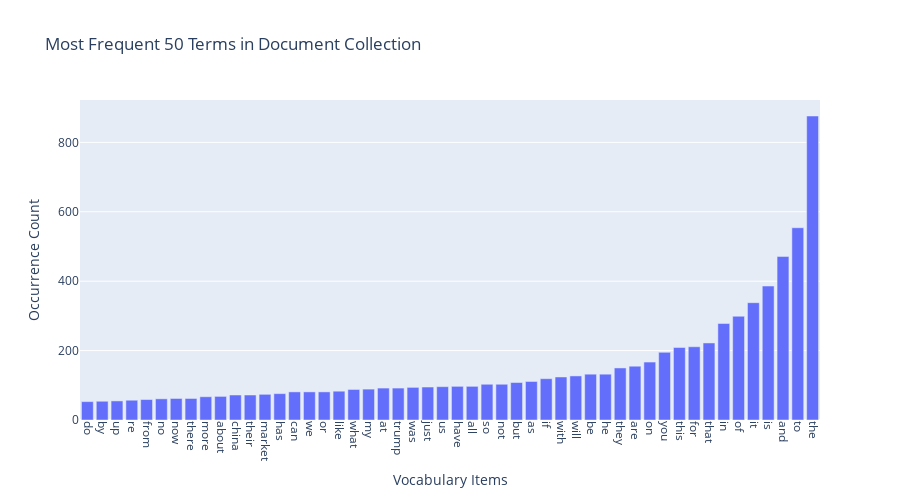

Notebook cell for this chart:
### Code cell
# Exercise 13
word_occurrence_counts = np.array(df_counts.sum(axis=0)).flatten()

selected_count = 50
most_common_indices = word_occurrence_counts.argsort()[-selected_count:]  # positions of top N items
most_common_words = count_vect.get_feature_names_out()[most_common_indices]
word_counts_for_selection = word_occurrence_counts[most_common_indices]

import plotly.express as px

visualization = px.bar(
    x=most_common_words,
    y=word_counts_for_selection,
    labels={'x': "Vocabulary Items", 'y': "Occurrence Count"},
    title=f"Most Frequent {selected_count} Terms in Document Collection"
)
visualization.update_layout(xaxis_tickangle=90, width=900, height=500)
visualization.show()

### Figure 1 — Plotly figure (JSON) as saved in the notebook; plotly's stock layout.template omitted (floating-point values rounded to 4 significant figures)
{"data": [{"hovertemplate": "Vocabulary Items=%{x}<br>Occurrence Count=%{y}<extra></extra>", "legendgroup": "", "marker": {"color": "#636efa", "pattern": {"shape": ""}}, "name": "", "orientation": "v", "showlegend": false, "textposition": "auto", "type": "bar", "x": ["do", "by", "up", "re", "from", "no", "now", "there", "more", "about", "china", "their", "market", "has", "can", "we", "or", "like", "what", "my", "at", "trump", "was", "just", "us", "have", "all", "so", "not", "but", "as", "if", "with", "will", "be", "he", "they", "are", "on", "you", "this", "for", "that", "in", "of", "it", "is", "and", "to", "the"], "xaxis": "x", "y": [53, 54, 55, 57, 59, 61, 62, 62, 67, 68, 72, 72, 74, 76, 81, 81, 81, 83, 88, 89, 92, 92, 94, 95, 96, 97, 97, 103, 103, 108, 111, 119, 124, 127, 132, 132, 150, 155, 167, 195, 209, 211, 222, 278, 299, 338, 386, 471, 554, 876], "yaxis": "y"}], "layout": {"barmode": "relative", "height": 500, "legend": {"tracegroupgap": 0}, "title": {"text": "Most Frequent 50 Terms in Document Collection"}, "width": 900, "xaxis": {"anchor": "y", "domain": [0, 1], "tickangle": 90, "title": {"text": "Vocabulary Items"}}, "yaxis": {"anchor": "x", "domain": [0, 1], "title": {"text": "Occurrence Count"}}}}
